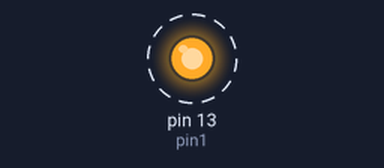
This sketch was run on a simulated Arduino Nano, built with avr-gcc and run on an emulated ATmega328P. Shown: output pins drawn as LEDs (lit = HIGH). Dashed ring = blinking.

Above: at 0.5 s.
Timing chart, 0 to 4.6 s (numbered marks = the images above):
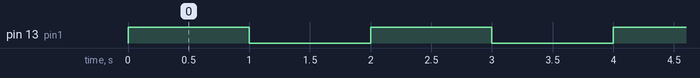

The sketch:

blink.ino
```cpp
#include "filament_encoder.h"

#define pin1 LED_BUILTIN

void setup(void)
{
  pinMode(pin1, OUTPUT);
  //Serial.begin (9600);
}

bool prev(true);
void loop(void)
{
  digitalWrite(pin1, prev?HIGH:LOW);
  delay(1000);
  prev=!prev;

  //Serial.println(analogRead(A2));
}
```

filament_encoder.cpp
```cpp
#include <Arduino.h>
#include "filament_encoder.h"

volatile unsigned long counter = 0;

void encoderTick()
{
  counter++;
}

FilamentEncoder::FilamentEncoder()
{
    reset();
}

FilamentEncoder::~FilamentEncoder()
{
}

void FilamentEncoder::setup()
{
    pinMode(filamentencoder_pin, INPUT);
    attachInterrupt(0, encoderTick, FALLING);
}

void FilamentEncoder::reset()
{
    counter = 0;
}

const unsigned long FilamentEncoder::value_tick() const
{
    return counter;
}

const float FilamentEncoder::value() const
{
    return (float)counter/filamentencoder_steps_permm;
}
```

filament_encoder.h
```cpp
#ifndef FILAMENT_ENCODER_H
#define FILAMENT_ENCODER_H

#define filamentencoder_pin         2 // must be interrupt pin
#define filamentencoder_steps_permm 14.4

class FilamentEncoder
{
public:
    FilamentEncoder();
    ~FilamentEncoder();

    void setup();
    void reset();
    const unsigned long value_tick() const;
    const float value() const;
};

#endif
```

Measured:
- by itself, pin 13 (pin1): alternates HIGH for 1.0 s and LOW for 1.0 s
